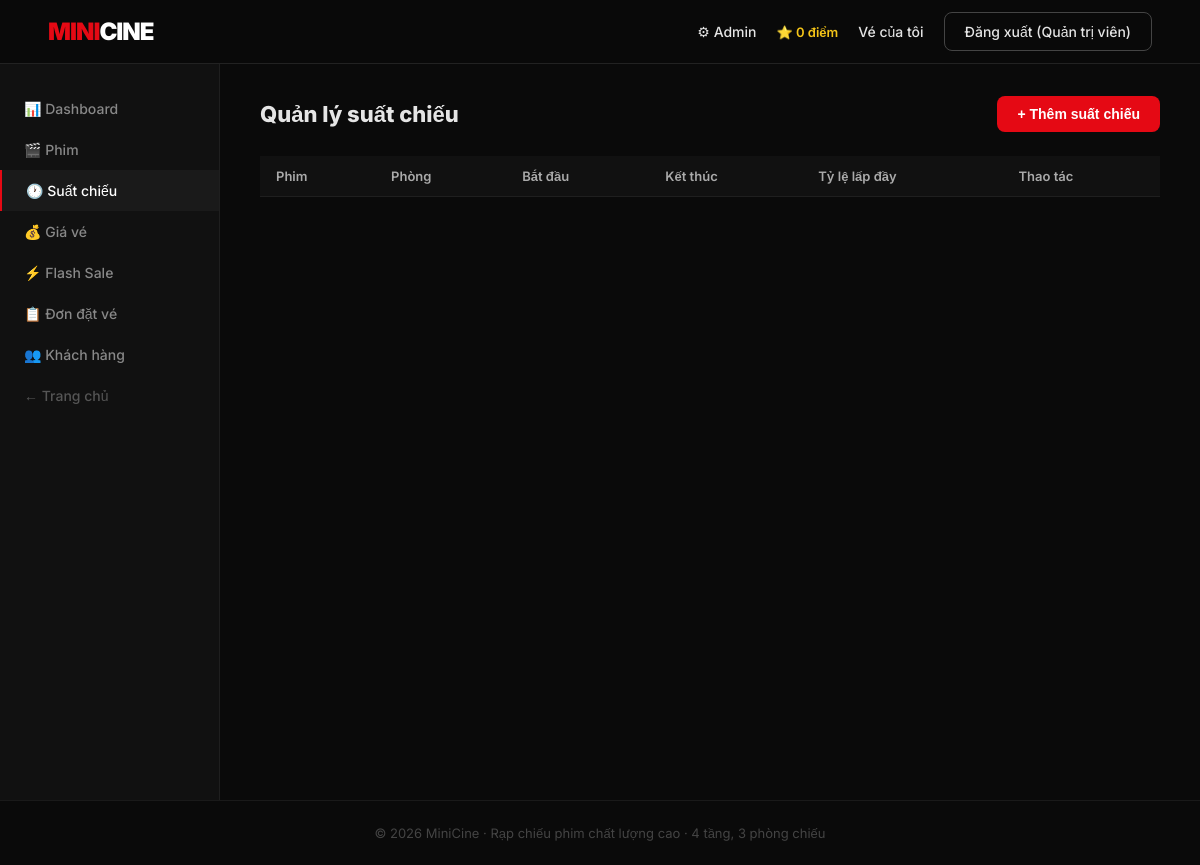
Before: /admin/shows.php (signed in) with the older database file.
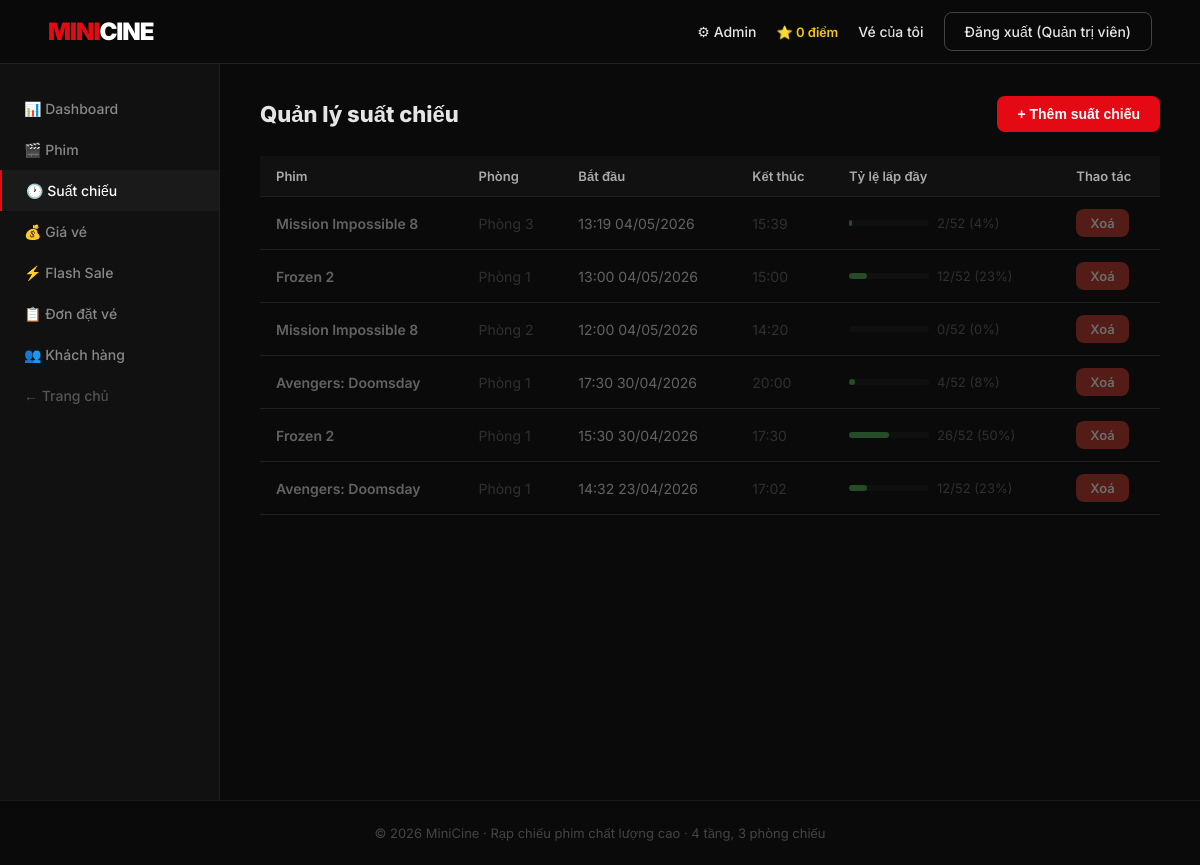
After: the same page with the newer database file.
### tables this page shows
CREATE TABLE `tblshows` (
  `id` int(10) UNSIGNED NOT NULL,
  `movie_id` int(10) UNSIGNED NOT NULL,
  `room_id` tinyint(3) UNSIGNED NOT NULL,
  `start_time` datetime NOT NULL,
  `end_time` datetime NOT NULL
);

CREATE TABLE `tblmovies` (
  `id` int(10) UNSIGNED NOT NULL,
  `title` varchar(255) NOT NULL,
  `description` text DEFAULT NULL,
  `genre` varchar(100) DEFAULT NULL,
  `duration_min` smallint(5) UNSIGNED NOT NULL DEFAULT 90,
  `poster_url` varchar(255) DEFAULT NULL,
  `trailer_url` varchar(255) DEFAULT NULL,
  `status` enum('showing','upcoming','ended') NOT NULL DEFAULT 'upcoming',
  `created_at` datetime NOT NULL DEFAULT current_timestamp()
);

CREATE TABLE `tblrooms` (
  `id` tinyint(3) UNSIGNED NOT NULL,
  `floor` tinyint(3) UNSIGNED NOT NULL,
  `name` varchar(50) NOT NULL
);

### admin/shows.php (the view, shortened to what this page needs)
<?php
require_once __DIR__ . '/../includes/layout.php';
$db  = db();
$shows = $db->query("
    SELECT s.*, m.title as movie_title, r.name as room_name, r.floor,
      (SELECT COUNT(*) FROM tblSeats WHERE room_id=s.room_id) as total_seats,
      (SELECT COUNT(*) FROM tblSeatStatus ss WHERE ss.show_id=s.id AND ss.status='booked') as booked_seats
    FROM tblShows s
    JOIN tblMovies m ON m.id=s.movie_id
    JOIN tblRooms  r ON r.id=s.room_id
    ORDER BY s.start_time DESC
")->fetch_all(MYSQLI_ASSOC);
?>
<div class="admin-layout">
<?php include __DIR__ . '/sidebar.php'; ?>
<div class="admin-content">
  <div style="display:flex;justify-content:space-between;align-items:center;margin-bottom:24px">
    <h1 style="font-size:22px;font-weight:800">Quản lý suất chiếu</h1>
    <button class="btn btn-primary" onclick="toggleForm()">+ Thêm suất chiếu</button>
  </div>
  <div class="table-wrap">
    <table>
      <thead><tr><th>Phim</th><th>Phòng</th><th>Bắt đầu</th><th>Kết thúc</th><th>Tỷ lệ lấp đầy</th><th>Thao tác</th></tr></thead>
      <tbody>
        <?php foreach ($shows as $s):
          $pct    = $s['total_seats'] ? round($s['booked_seats'] / $s['total_seats'] * 100) : 0;
          $isPast = strtotime($s['end_time']) < time();
        ?>
        <tr style="<?= $isPast ? 'opacity:.4' : '' ?>">
          <td style="font-weight:600">
            <?= htmlspecialchars($s['movie_title']) ?>
          </td>
          <td class="text-muted"><?= htmlspecialchars($s['room_name']) ?></td>
          <td><?= date('H:i d/m/Y', strtotime($s['start_time'])) ?></td>
          <td class="text-muted"><?= date('H:i', strtotime($s['end_time'])) ?></td>
          <td>
            <div style="display:flex;align-items:center;gap:8px">
              <div style="background:#1a1a1a;border-radius:4px;height:6px;width:80px">
                <div style="background:<?= $pct>80?'#e50914':($pct>50?'#f5c518':'#4caf50') ?>;
                  height:6px;border-radius:4px;width:<?= $pct ?>%"></div>
              </div>
              <span class="text-muted" style="font-size:13px"><?= $s['booked_seats'] ?>/<?= $s['total_seats'] ?> (<?= $pct ?>%)</span>
            </div>
          </td>
          <td>
            <a href="?action=delete&id=<?= $s['id'] ?>" class="btn btn-danger btn-sm"
               onclick="return confirm('Xoá suất chiếu này?')">Xoá</a>
          </td>
        </tr>
        <?php endforeach; ?>
      </tbody>
    </table>
  </div>
</div>
</div>

Changed rows visible on the page:
added tblshows: movie.title "Mission Impossible 8", room.name "Phòng 3", start_time "13:19 04/05/2026", end_time "15:39", booked_seats "2", total_seats "52", pct "4"
added tblshows: movie.title "Frozen 2", room.name "Phòng 1", start_time "13:00 04/05/2026", end_time "15:00", booked_seats "12", total_seats "52", pct "23"
added tblshows: movie.title "Mission Impossible 8", room.name "Phòng 2", start_time "12:00 04/05/2026", end_time "14:20", booked_seats "0", total_seats "52", pct "0"
added tblshows: movie.title "Avengers: Doomsday", room.name "Phòng 1", start_time "17:30 30/04/2026", end_time "20:00", booked_seats "4", total_seats "52", pct "8"
added tblshows: movie.title "Frozen 2", room.name "Phòng 1", start_time "15:30 30/04/2026", end_time "17:30", booked_seats "26", total_seats "52", pct "50"
added tblshows: movie.title "Avengers: Doomsday", room.name "Phòng 1", start_time "14:32 23/04/2026", end_time "17:02", booked_seats "12", total_seats "52", pct "23"
